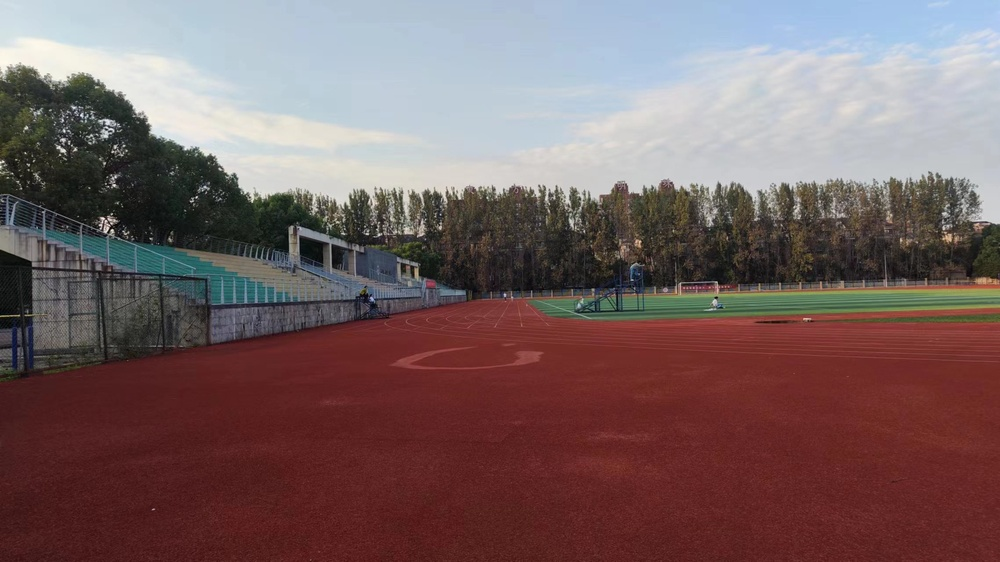
#> input picture 项目实战/3. 案例实战-全景图像拼接/ImageStich/left_02.jpg, 1000 x 562 px, shrunk from 2276 x 1280 before the run
$ python ImageStiching.py
#> lines starting #> are read from the running program, lines starting #| are printed output that depends on the picture; after the words box and inside, x2 and y2 are one past the last pixel; in counts of white or black regions, pixels touching at a corner belong together
### 项目实战/3. 案例实战-全景图像拼接/ImageStich/Stitcher.py
import numpy as np
import cv2


class Stitcher:

    # 拼接函数
    def stitch(self, images, ratio=0.75, reprojThresh=4.0, showMatches=False):
        # 获取输入图片
        (imageB, imageA) = images
        # 检测A、B图片的SIFT关键特征点，并计算特征描述子
        # kps 和 features 是函数的返回值，它们分别代表了检测到的关键点和对应的特征描述符。
        (kpsA, featuresA) = self.detectAndDescribe(imageA)
        (kpsB, featuresB) = self.detectAndDescribe(imageB)

        # 匹配两张图片的所有特征点，返回匹配结果
        M = self.matchKeypoints(kpsA, kpsB, featuresA, featuresB, ratio, reprojThresh)

        # 如果返回结果为空，没有匹配成功的特征点，退出算法
        # 其实是筛选后的匹配对小于等于4，未知数不够无法求解
        if M is None:
            return None

        # 否则，提取匹配结果
        # H是3x3视角变换矩阵
        (matches, H, status) = M
        # 这行代码使用OpenCV的 cv2.warpPerspective 函数将图像 imageA 进行透视变换，变换的矩阵为 H，并将变换后的图像存储在 result 中。
        #   imageA：这是要进行透视变换的输入图像，通常是一个包含图像像素数据的NumPy数组。
        #   H：这是透视变换的变换矩阵，它描述了如何将输入图像 imageA 映射到输出图像中。这个矩阵通常是通过图像拼接或配准过程中的计算得到的。
        #   (imageA.shape[1] + imageB.shape[1], imageA.shape[0])：
        #   这是输出图像的大小，表示输出图像的宽度为两幅输入图像宽度之和，高度与输入图像 imageA 相同。这确保了输出图像可以容纳两幅输入图像的拼接结果。
        result = cv2.warpPerspective(imageA, H, (imageA.shape[1] + imageB.shape[1], imageA.shape[0]))
        self.cv_show('result', result)
        # 将图片B传入result图片最左端
        result[0:imageB.shape[0], 0:imageB.shape[1]] = imageB
        self.cv_show('result', result)
        # 检测是否需要显示图片匹配
        if showMatches:
            # 生成匹配图片
            vis = self.drawMatches(imageA, imageB, kpsA, kpsB, matches, status)
            # 返回结果
            return (result, vis)

        # 返回匹配结果
        return result

    def cv_show(self, name, img):
        cv2.imshow(name, img)
        # 这行代码会等待用户按键响应，参数 0 表示等待无限长的时间，直到用户按下键盘上的任意键。在等待期间，图像窗口会保持打开状态。
        cv2.waitKey(0)
        # 这行代码用于关闭所有打开的图像窗口。一旦用户按下键盘上的任意键，就会执行这行代码关闭图像窗口。
        cv2.destroyAllWindows()

    def detectAndDescribe(self, image):
        # 将彩色图片转换成灰度图
        gray = cv2.cvtColor(image, cv2.COLOR_BGR2GRAY)
        # 建立SIFT生成器，将 SIFT 算法实例化出来
        descriptor = cv2.SIFT_create()
        # 检测SIFT特征点，并计算描述子
        # None：这是一个可选参数，通常用于传递掩码图像。如果不需要使用掩码来限制特定区域的关键点检测，可以将其设置为None。
        # (kps, features)：这是函数的返回值，是一个包含两个元素的元组：
        #   kps：这是一个关键点列表，包含了在输入图像中检测到的关键点的位置信息。每个关键点通常包括坐标（x、y）等信息。
        #   features：这是关键点的特征描述符列表，对应于每个关键点。特征描述符通常是一个数值向量，用于描述关键点周围区域的图像信息。
        (kps, features) = descriptor.detectAndCompute(gray, None)
        # 将结果转换成NumPy数组
        # kp.pt：这是一个关键点对象 kp 的属性，表示该关键点的坐标。关键点坐标以浮点数表示，并且通过 kp.pt 可以获取关键点的 (x, y) 坐标。
        # ---Python教学---：[kp.pt for kp in kps]：这是一个列表推导式，通过遍历 kps 中的每个关键点对象 kp，从中提取关键点的坐标 kp.pt，并将这些坐标组成一个列表。
        kps = np.float32([kp.pt for kp in kps])
        # 返回特征点集，及对应的描述特征
        return (kps, features)

    def matchKeypoints(self, kpsA, kpsB, featuresA, featuresB, ratio, reprojThresh):
        # 建立暴力匹配器
        matcher = cv2.BFMatcher()  # 实例化

        # 使用KNN检测来自A、B图的SIFT特征匹配对，k对最佳匹配，K=2
        rawMatches = matcher.knnMatch(featuresA, featuresB, 2)

        matches = []
        for m in rawMatches:
            # 当最近距离跟次近距离的比值小于ratio = 0.75 值时，保留此匹配对
            if len(m) == 2 and m[0].distance < m[1].distance * ratio:  # 最好的点是次好的点的 1/ratio 倍的时候保留
                # 存储两个点在featuresA, featuresB中的索引值
                #  m[0].trainIdx 和 m[0].queryIdx 分别表示最近匹配点在第1幅图像（A图）中的索引和在第2幅图像（B图）中的索引。
                matches.append((m[0].trainIdx, m[0].queryIdx))

        # 当筛选后的匹配对大于4时，计算视角变换矩阵
        # 因为是3*3的矩阵，八个未知数，解方程至少需要四个点的值
        if len(matches) > 4:
            # 获取匹配对的点坐标
            # matches 是一个包含了匹配对的索引的列表，每个匹配对包含了两个索引：
            # 第一个索引表示第一幅图像（A图像）中的关键点索引，而第二个索引表示第二幅图像（B图像）中的关键点索引。
            # kps[i] 表示从图像的关键点列表 kps 中提取第 i 个关键点的坐标。
            # pts 是一个包含了第图像中匹配对中关键点坐标的Numpy数组。
            ptsA = np.float32([kpsA[i] for (_, i) in matches])  # 同列表推导式
            ptsB = np.float32([kpsB[i] for (i, _) in matches])

            # 计算视角变换矩阵
            # 使用OpenCV的 cv2.findHomography 函数来估计两幅图像之间的透视变换矩阵（Homography）。这行代码的各个参数和功能：
            # ptsA：这是第一幅图像中的关键点坐标，是一个包含了一组点坐标的Numpy数组。这些关键点通常是在第一幅图像中检测到的。
            # ptsB：这是第二幅图像中的关键点坐标，也是一个Numpy数组。这些关键点是与 ptsA 中的关键点对应的点，在第二幅图像中检测到的。
            # cv2.RANSAC：这是一个估计方法的选择，表示使用随机抽样一致性（RANSAC）算法来估计透视变换矩阵。RANSAC算法可以在存在离群点（不符合模型的点）的情况下，估计出较为准确的变换矩阵。
            # reprojThresh：这是一个重投影误差的阈值，用于筛选掉不满足误差要求的点。如果某个关键点的重投影误差大于 reprojThresh = 4.0，则该点可能被认为是离群点，不会被用于估计变换矩阵。
            # (H, status)：这是函数的返回值，是一个元组，包含两个元素：
            #   H：透视变换矩阵，它可以将第一幅图像中的关键点映射到第二幅图像中。
            #   status：这是一个与输入关键点数目相同的Numpy数组，用于指示哪些关键点被认为是内点（有效匹配）以及哪些是外点（离群点）。
            #   status 中的每个元素都是一个布尔值，表示对应的关键点是否被认为是内点。如果关键点是内点，对应的元素为True；如果是外点，对应的元素为False。
            (H, status) = cv2.findHomography(ptsA, ptsB, cv2.RANSAC, reprojThresh)

            # 返回结果
            return (matches, H, status)

        # 如果匹配对小于4时，返回None
        return None

    def drawMatches(self, imageA, imageB, kpsA, kpsB, matches, status):
        # 初始化可视化图片，将A、B图左右连接到一起
        # 获取图像 imageA 和 imageB 的高度和宽度信息。shape 属性返回一个元组，包含图像的高度和宽度。
        (hA, wA) = imageA.shape[:2]
        (hB, wB) = imageB.shape[:2]
        # 这行代码创建了一个全零的Numpy数组 vis，用于存储拼接后的图像。
        # 数组的形状是 (max(hA, hB), wA + wB, 3)，表示高度取两幅图像高度的最大值，宽度取两幅图像宽度之和，通道数为3（RGB颜色通道）。
        # dtype="uint8" 指定了数组的数据类型为无符号8位整数，用于存储像素值。
        vis = np.zeros((max(hA, hB), wA + wB, 3), dtype="uint8")
        # 将图像 imageA 复制到 vis 数组的左侧，也就是 (0:hA, 0:wA) 区域。这个区域的高度和宽度与 imageA 相同，因此 imageA 将被粘贴到 vis 的左侧。
        vis[0:hA, 0:wA] = imageA
        # 将图像 imageB 复制到 vis 数组的右侧，也就是 (0:hB, wA:) 区域。这个区域的高度和宽度与 imageB 相同，因此 imageB 将被粘贴到 vis 的右侧。
        vis[0:hB, wA:] = imageB

        # 联合遍历，画出匹配对
        # matches 是一个包含了匹配对的索引的列表，每个匹配对包含了两个索引：
        #   第一个索引表示第一幅图像（A图像）中的关键点索引，而第二个索引表示第二幅图像（B图像）中的关键点索引。
        # status：这是一个与输入关键点数目相同的Numpy数组，用于指示哪些关键点被认为是内点（有效匹配）以及哪些是外点（离群点）。
        #   status 中的每个元素都是一个布尔值，表示对应的关键点是否被认为是内点。如果关键点是内点，对应的元素为True；如果是外点，对应的元素为False。
        for ((trainIdx, queryIdx), s) in zip(matches, status):
            # 当点对匹配成功时，画到可视化图上
            if s == 1:  # 如果关键点是内点，对应的元素为True的情况
                # 画出匹配对
                ptA = (int(kpsA[queryIdx][0]), int(kpsA[queryIdx][1]))  # A的关键点
                ptB = (int(kpsB[trainIdx][0]) + wA, int(kpsB[trainIdx][1]))  # 复制后B的关键点
                # 通过这行代码，可以在图像 vis 上绘制一条从 ptA 到 ptB 的绿色线段，线段的粗细为1个像素。
                # 这是该函数的关键核心
                cv2.line(vis, ptA, ptB, (0, 255, 0), 1)

        # 返回可视化结果
        return vis

### 项目实战/3. 案例实战-全景图像拼接/ImageStich/ImageStiching.py
from Stitcher import Stitcher
import cv2

# 读取拼接图片
# imageA = cv2.imread("left_01.png")
# imageB = cv2.imread("right_01.png")

imageA = cv2.imread("left_02.jpg")
#> imageA is the input picture: shape (562, 1000, 3); mean B, G, R 98.6, 98.1, 119.7
imageB = cv2.imread("right_02.jpg")
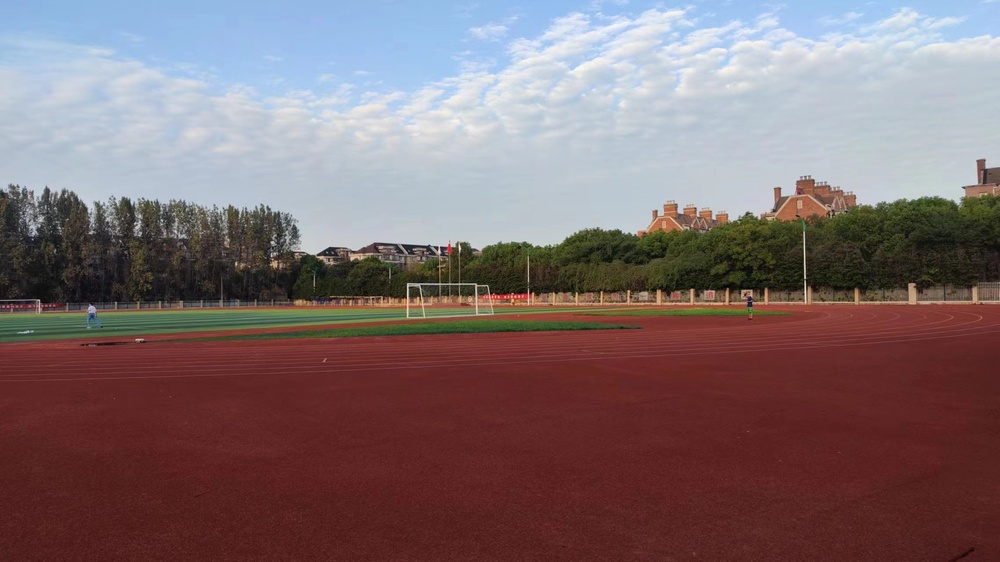
#> input picture 项目实战/3. 案例实战-全景图像拼接/ImageStich/right_02.jpg, 1000 x 562 px, shrunk from 2276 x 1280 before the run
#> imageB is the input picture: shape (562, 1000, 3); mean B, G, R 110.2, 107.5, 126.4

# 把图片拼接成全景图
stitcher = Stitcher()
(result, vis) = stitcher.stitch([imageA, imageB], showMatches=True)
#> in detectAndDescribe, `gray = cv2.cvtColor(image, cv2.COLOR_BGR2GRAY)`:
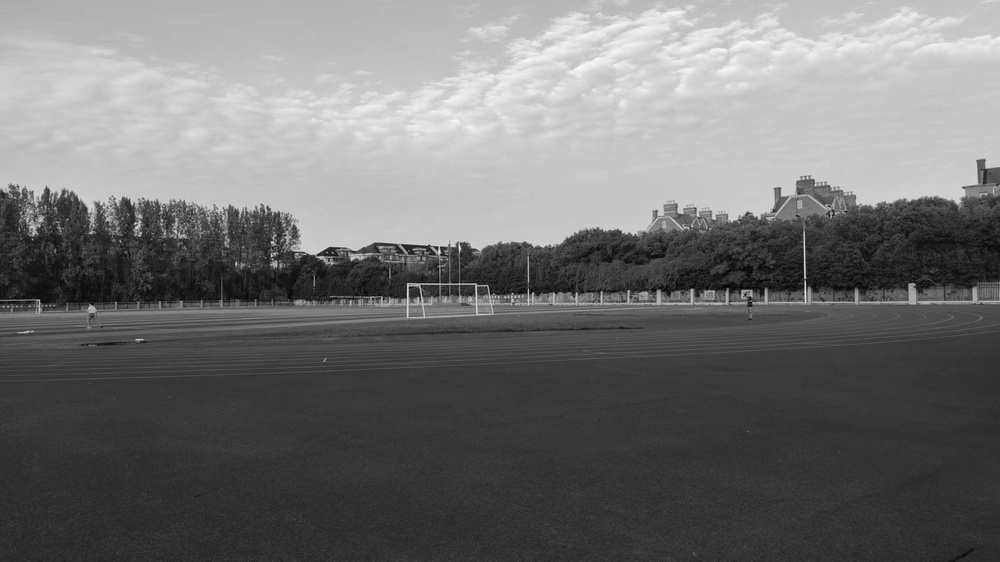
#> gray: shape (562, 1000); min 0, max 249, mean 113.4
#> in detectAndDescribe, `(kps, features) = descriptor.detectAndCompute(gray, None)`: kps = 1001 keypoints; strongest (x, y, size): (460, 249, 1.9), (436, 248, 2.5), (439, 252, 2.4), (236, 264, 1.8)
#> in detectAndDescribe, `kps = np.float32([kp.pt for kp in kps])`: kps = 1001 pairs, first value 2.48 to 994.2, second value 12.72 to 549.8
#> in stitch, `(kpsA, featuresA) = self.detectAndDescribe(imageA)`: kpsA has the same summary as kps in detectAndDescribe
#> in detectAndDescribe (call 2), `gray = cv2.cvtColor(image, cv2.COLOR_BGR2GRAY)`:
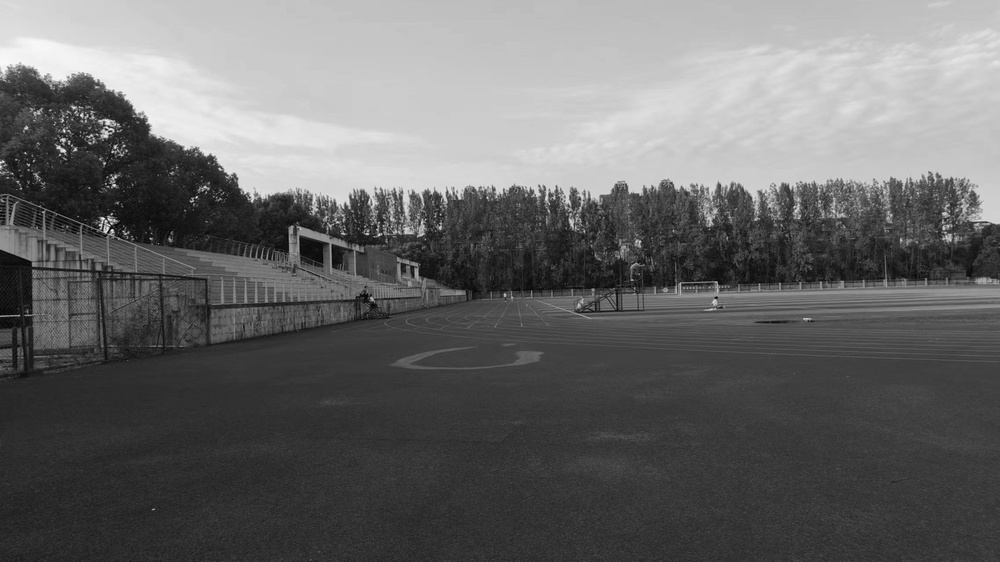
#> gray: shape (562, 1000); min 1, max 249, mean 104.6
#> in detectAndDescribe (call 2), `(kps, features) = descriptor.detectAndCompute(gray, None)`: kps = 1588 keypoints; strongest (x, y, size): (112, 230, 2), (114, 185, 1.9), (64, 131, 1.9), (103, 218, 2.2)
#> in detectAndDescribe (call 2), `kps = np.float32([kp.pt for kp in kps])`: kps = 1588 pairs, first value 3.28 to 996.9, second value 62.98 to 375.3
#> in stitch, `(kpsB, featuresB) = self.detectAndDescribe(imageB)`: kpsB has the same summary as kps in detectAndDescribe
#> in matchKeypoints, `rawMatches = matcher.knnMatch(featuresA, featuresB, 2)`: rawMatches = 1001 matches
#> after the loop in matchKeypoints, `for m in rawMatches:`: matches = 198 pairs, first value 334 to 1575, second value 5 to 999
#> in matchKeypoints, `ptsA = np.float32([kpsA[i] for (_, i) in matches])`: ptsA = 198 pairs, first value 11.43 to 991, second value 183.4 to 328.6
#> in matchKeypoints, `ptsB = np.float32([kpsB[i] for (i, _) in matches])`: ptsB = 198 pairs, first value 108.7 to 980.2, second value 87.03 to 321.9
#> in matchKeypoints, `(H, status) = cv2.findHomography(ptsA, ptsB, cv2.RANSAC, reprojThresh)`: H = [[0.0547, 0.0467, 677.8], [-0.278, 0.848, 29.25], [-0.000951, 1.85e-05, 1]]; status = 198 values, max 1 at index 0, min 0 at index 111, mean 0.884
#> in stitch, `result = cv2.warpPerspective(imageA, H, (imageA.shape[1] + imageB.shap..`:
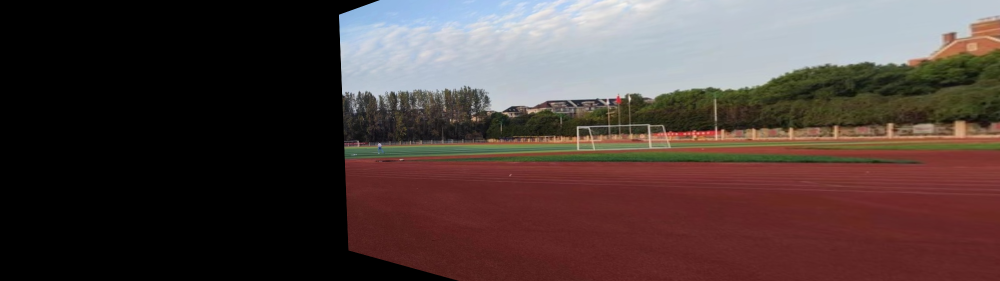
#> result: shape (562, 2000, 3) (shown at 1/2 size); mean B, G, R 60.6, 63.1, 79.4
#> in stitch, `result[0:imageB.shape[0], 0:imageB.shape[1]] = imageB`:
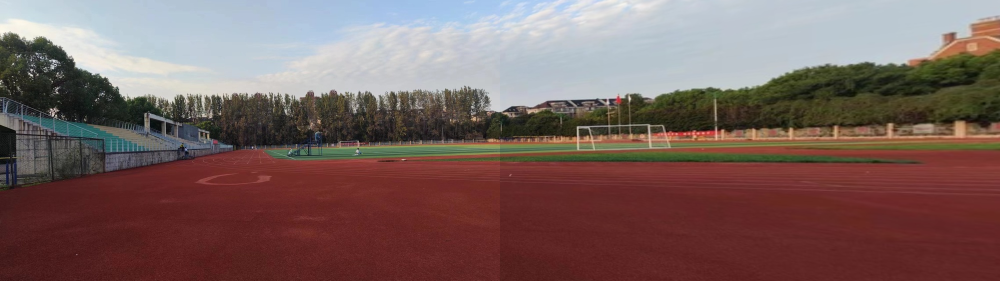
#> result: shape (562, 2000, 3) (shown at 1/2 size); mean B, G, R 94.1, 97.1, 121.6
#> in drawMatches, `vis[0:hB, wA:] = imageB`:
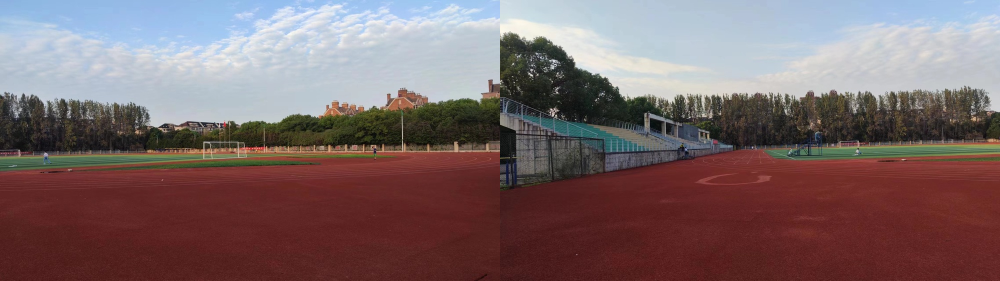
#> vis: shape (562, 2000, 3) (shown at 1/2 size); mean B, G, R 104.4, 102.8, 123
#> the loop in drawMatches, `for ((trainIdx, queryIdx), s) in zip(matches, status):` made 198 passes
#> (trainIdx, queryIdx, ptA, ptB) on passes 1 to 12: (1198, 5, (11, 314), (1696, 295)), (1206, 9, (18, 302), (1700, 284)), (1199, 11, (18, 193), (1697, 190)), (1203, 14, (21, 200), (1700, 196)), (1202, 15, (22, 183), (1700, 181)), (1207, 17, (24, 189), (1701, 186)), (1209, 19, (25, 225), (1703, 218)), (1212, 20, (25, 309), (1706, 290)), (1211, 21, (26, 238), (1705, 229)), (1216, 27, (32, 204), (1707, 199)), (1228, 30, (33, 308), (1713, 289)), (1224, 31, (33, 302), (1712, 283))
#> (ptA, ptB) on passes 61 to 66: ((115, 222), (1776, 207)), ((116, 208), (1776, 194)), ((116, 230), (1778, 215)), ((118, 218), (1779, 203)), ((123, 198), (1782, 184)), ((125, 202), (1784, 187))
#> after the loop in drawMatches, `for ((trainIdx, queryIdx), s) in zip(matches, status):`:
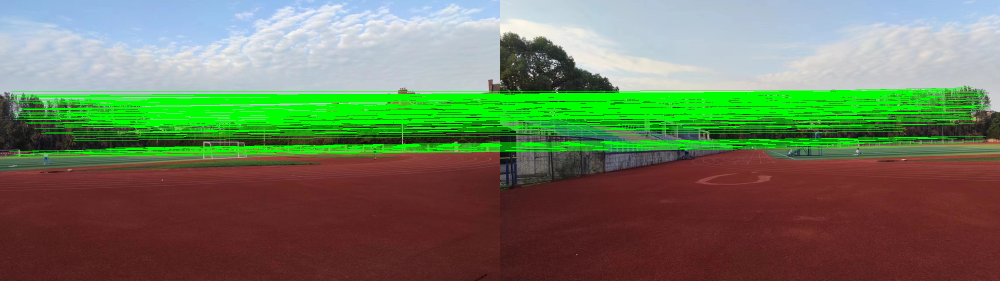
#> vis: shape (562, 2000, 3) (shown at 1/2 size); 12% of pixels changed, all inside (x1, y1, x2, y2) = (11, 175, 1981, 315)
# cv2.imwrite('result.png', result)

# 显示所有图片
cv2.imshow("Image A", imageA)
cv2.imshow("Image B", imageB)
cv2.imshow("Keypoint Matches", vis)
cv2.imshow("Result", result)
cv2.waitKey(0)
cv2.destroyAllWindows()
